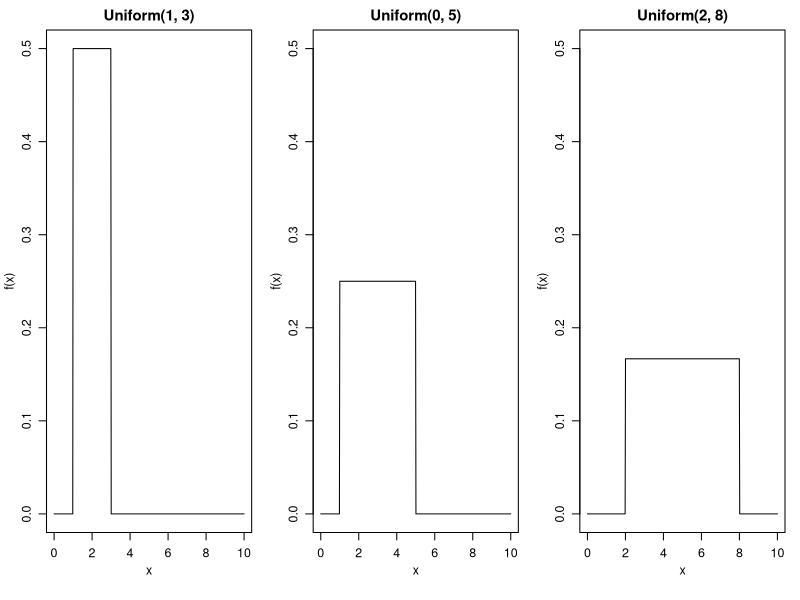

Reproduce this figure in R.
x <- seq(0, 10, length.out = 500)

pdf("uniform_shapes.pdf", width = 6.5, height = 3.5)

par(
    mfrow = c(1, 3),
    mar  = c(4.5, 3.1, 2, 1),  # minimal bottom/left for labels, almost nothing top/right
    mgp  = c(2, 0.85, 0),
    cex = 0.75
)

a <- 1
b <- 3
y <- dunif(x, a, b)
plot(x, y,
    type = "l",
    lwd = 1,
    main = "Uniform(1, 3)",
    xlab = "x",
    ylab = "f(x)",
    ylim = c(0, 0.5)

)

a <- 1
b <- 5
y <- dunif(x, a, b)
plot(x, y,
    type = "l",
    lwd = 1,
    main = "Uniform(0, 5)",
    xlab = "x",
    ylab = "f(x)",
    ylim = c(0, 0.5)
)

a <- 2
b <- 8
y <- dunif(x, a, b)
plot(x, y,
    type = "l",
    lwd = 1,
    main = "Uniform(2, 8)",
    xlab = "x",
    ylab = "f(x)",
    ylim = c(0, 0.5)
)

dev.off()
